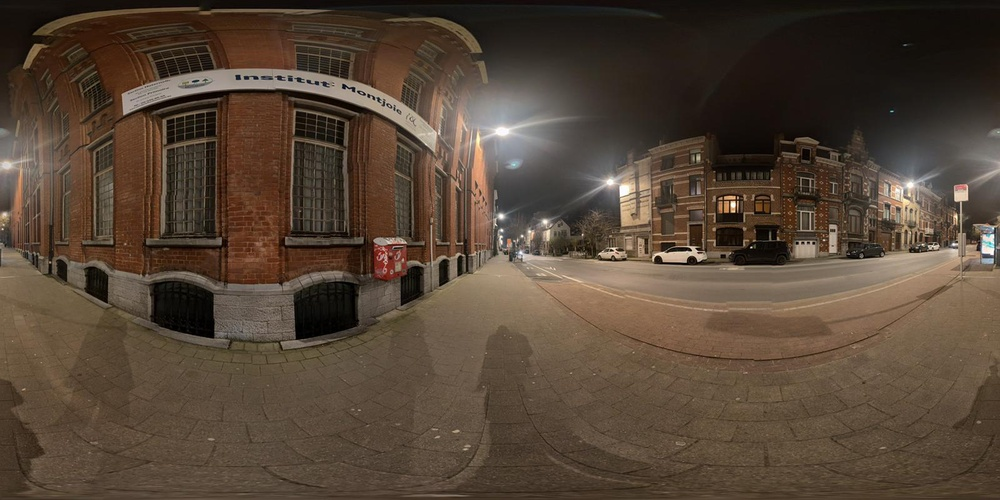
#> input picture img1.jpg, 1000 x 500 px, shrunk from 1600 x 800 before the run
$ jupyter execute Night360.ipynb
#> lines starting #> are read from the running program, lines starting #| are printed output that depends on the picture; after the words box and inside, x2 and y2 are one past the last pixel; in counts of white or black regions, pixels touching at a corner belong together
[cell 1]
import matplotlib.pyplot as plt
import numpy as np
import cv2
import pandas as pd

from PIL import Image, ImageOps

plt.rcParams['figure.figsize'] = [20, 10]  # Plot size

# EXPERIMENTS IN PILLOW WITH AUTOCONTRAST

[cell 2]
img = Image.open('img1.jpg')
#> img is the input picture: PIL image 1000x500 RGB; mean R, G, B 85, 69, 54.7

plt.imshow(img)
plt.show()

[cell 3]
img_cont = ImageOps.autocontrast(img, cutoff = 5, ignore = 5)
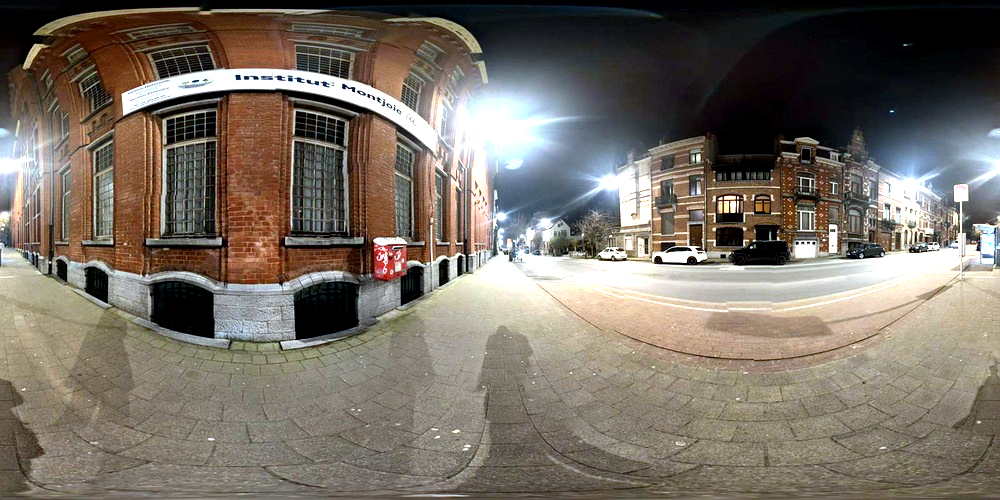
#> img_cont: PIL image 1000x500 RGB; mean R, G, B 119.7, 111.3, 101.3
img_cont = np.array(img_cont)
img_cont = cv2.cvtColor(img_cont, cv2.COLOR_BGR2GRAY)
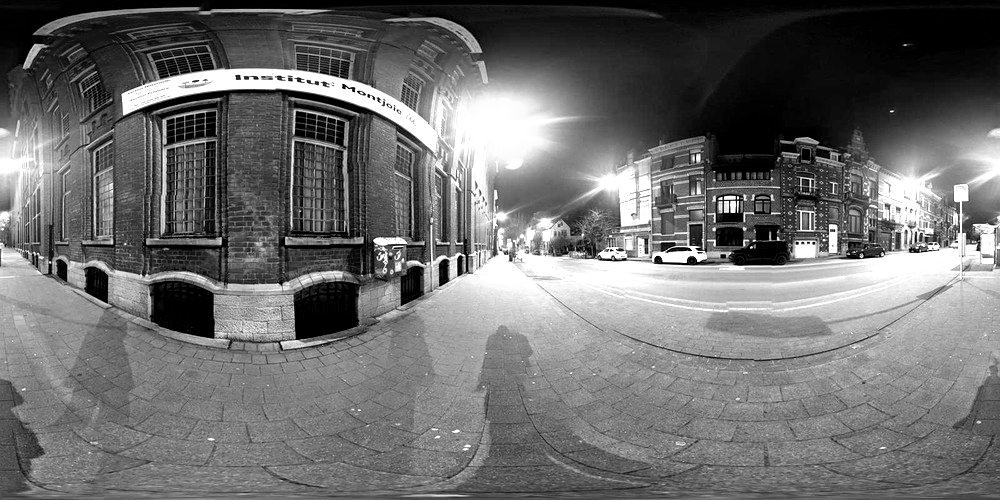
#> img_cont: shape (500, 1000); min 0, max 255, mean 109.3

plt.imshow(img_cont,cmap='gnuplot2')
plt.show()

[cell 4]
# Set threshold value
THRESHOLD = 170

# Thresholding
thres= np.copy(img)

thres[thres > THRESHOLD] = 255
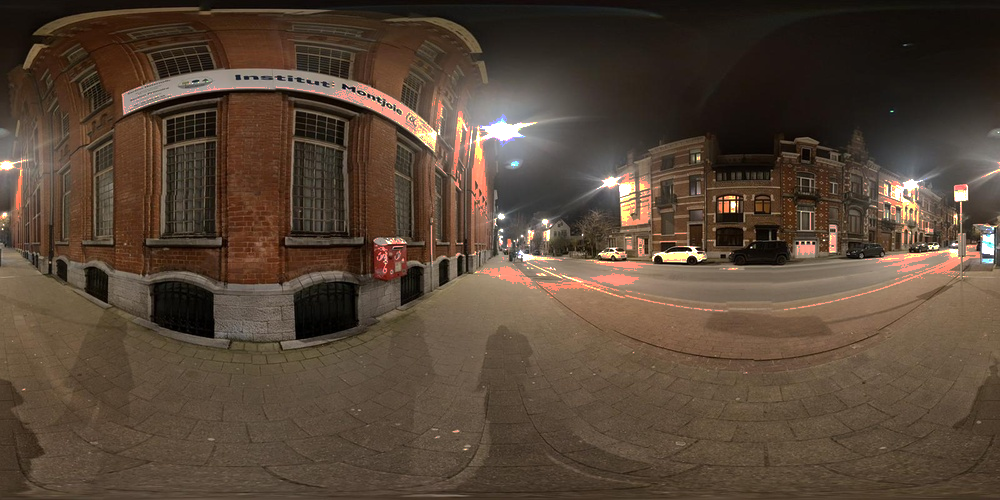
#> thres: shape (500, 1000, 3); 2.51% of pixels changed, all inside (x1, y1, x2, y2) = (0, 78, 1000, 450)
thres[thres < 255] = 0
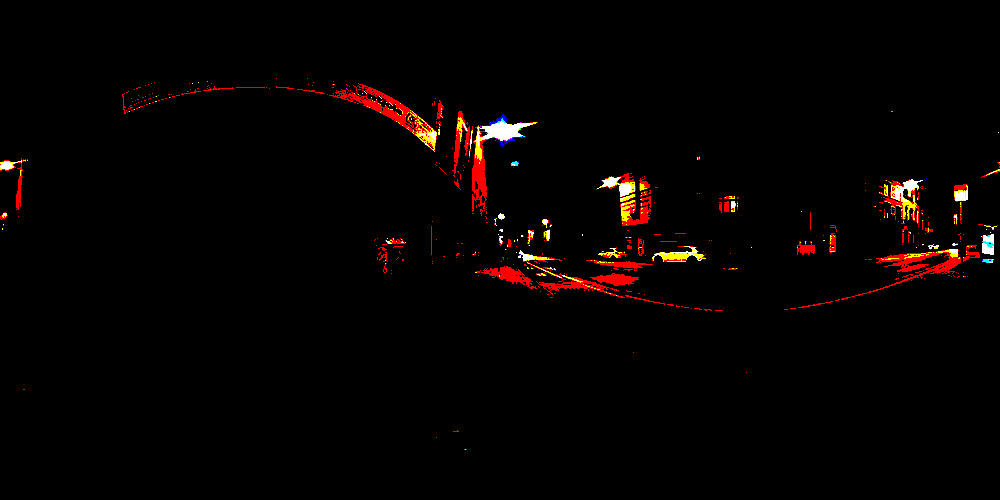
#> thres: shape (500, 1000, 3); mean R, G, B 6.3, 2.2, 1.3

plt.imshow(thres,cmap='gnuplot2')
plt.show()

[cell 5]
light_ratio = thres.mean() / 255
#> light_ratio = 0.0127
print ( "The Light Ratio is: " + str(round((light_ratio*100),2)) + "%")
#| The Light Ratio is: 1.27%

# OPENCV DIGITALISATION AND THRESHOLDING IN GRAYSCALE

[cell 6]
img = cv2.imread('img1.jpg', cv2.IMREAD_GRAYSCALE)
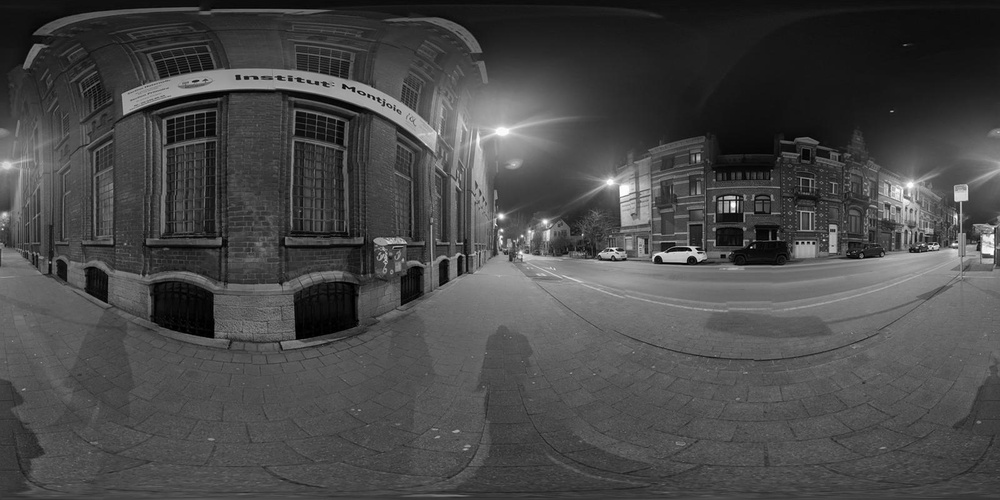
#> img: shape (500, 1000); min 0, max 255, mean 72.2

plt.imshow(img)
plt.show()

[cell 7]
# Set threshold value
THRESHOLD = 170

# Thresholding
thres= np.copy(img)

thres[thres > THRESHOLD] = 255
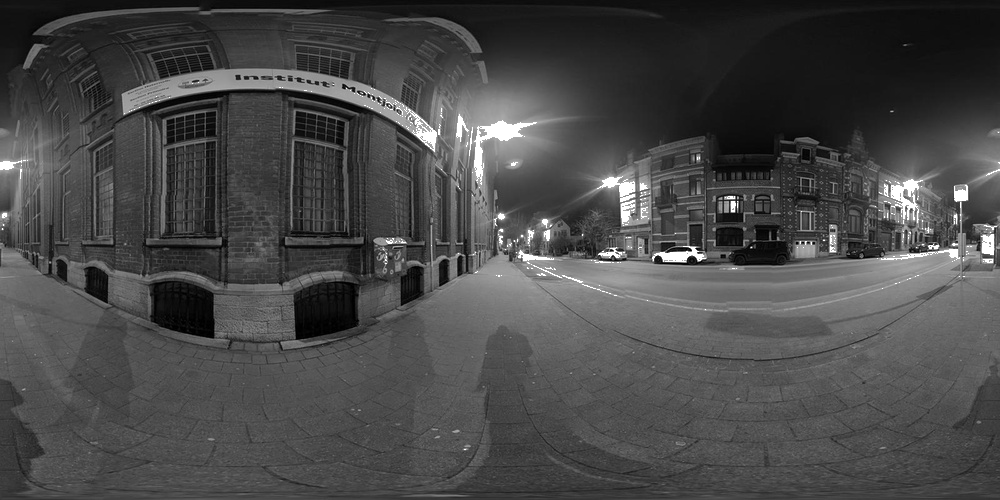
#> thres: shape (500, 1000); 1.02% of pixels changed, all inside (x1, y1, x2, y2) = (0, 82, 1000, 450)
thres[thres < 255] = 0
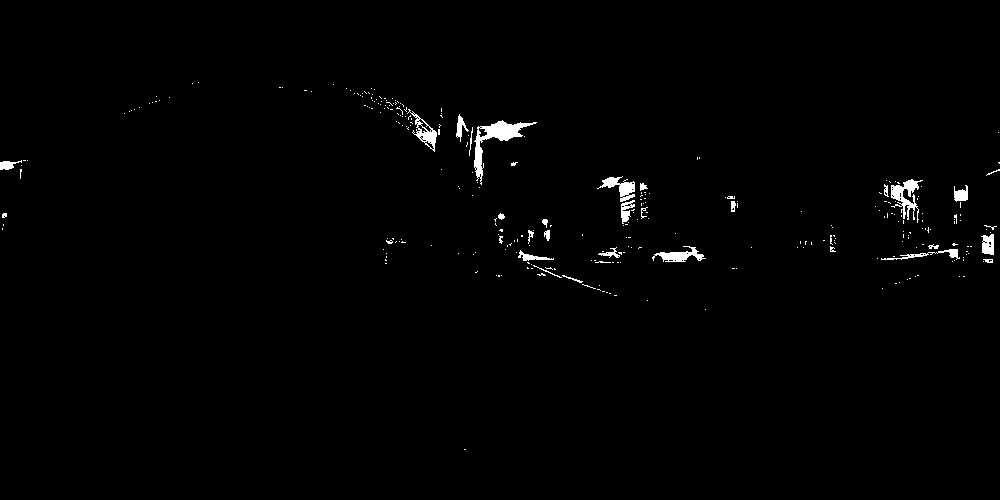
#> thres: shape (500, 1000); 1% white; 301 white regions (271 under 20 px), largest, box (x1, y1, x2, y2) and area: (474, 120, 537, 185) 926, (891, 179, 923, 223) 546, (597, 176, 635, 202) 397

plt.imshow(thres)
plt.show()

[cell 8]
light_ratio = thres.mean() / 255
#> light_ratio = 0.0102
print ( "The Light Ratio is: " + str(round((light_ratio*100),2)) + "%")
#| The Light Ratio is: 1.02%

[cell 9]
# Histogram representation

vals = [i.sum()/255 for i in thres]
#> vals = 500 values, max 113 at index 254, min 0 at index 0, mean 10.22
steps = [i for i in range(len(vals))]
#> steps = 500 values from 0 to 499

plt.bar(steps,vals)
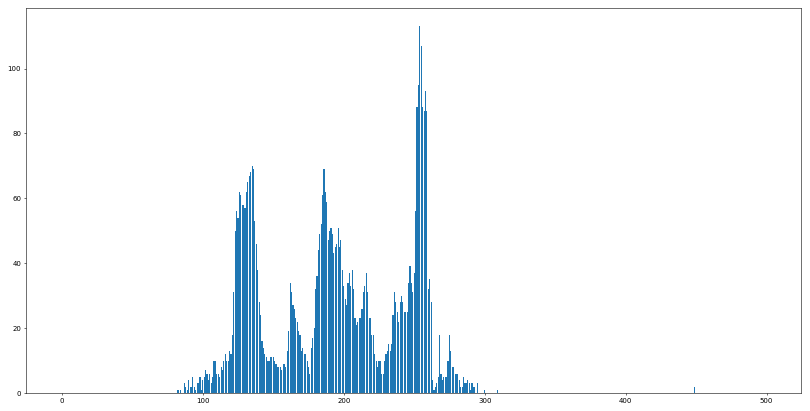
#> figure drawn by matplotlib, 1 panel; tallest bar 113 high, from x = 253.6 to 254.4
